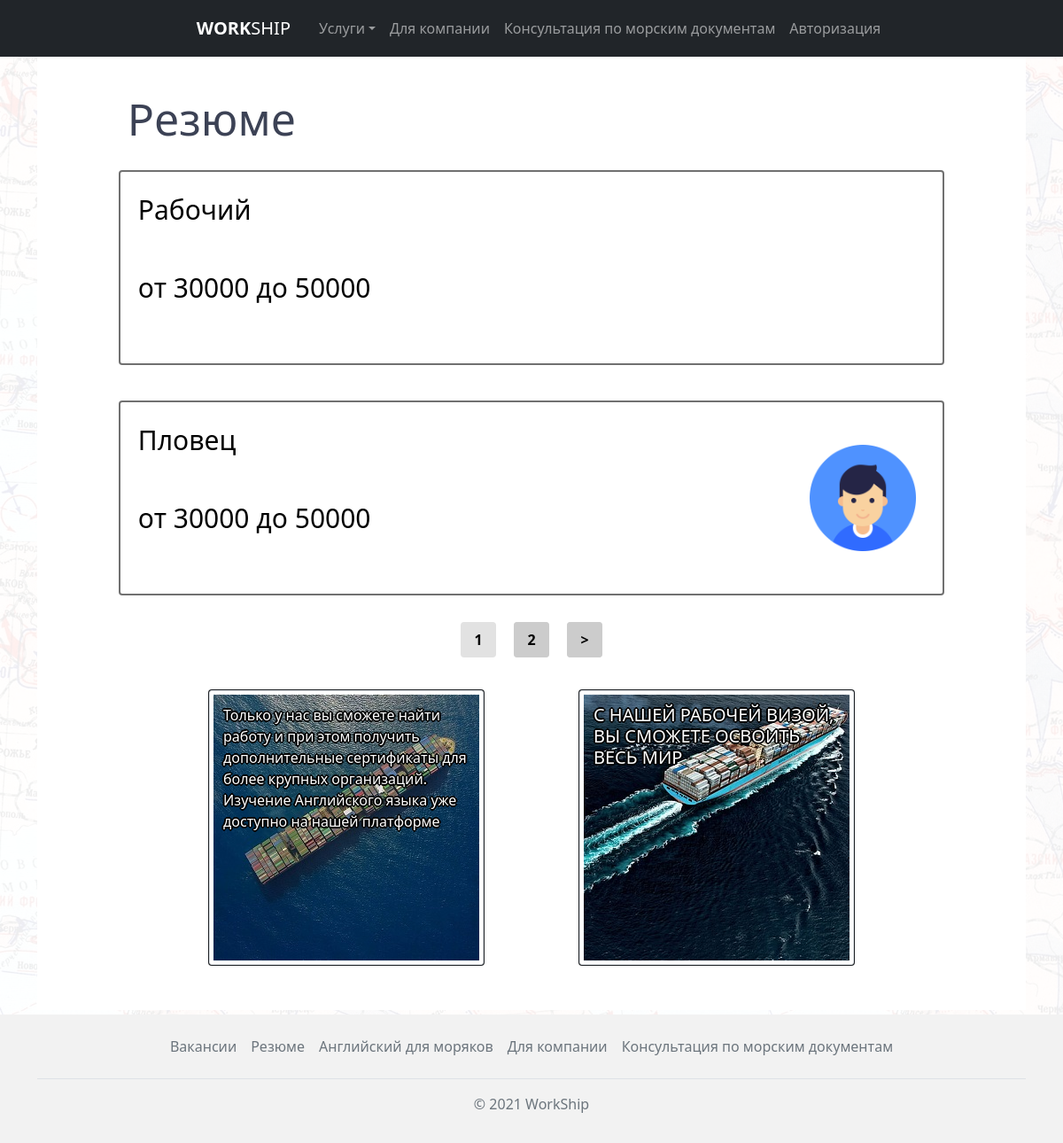
Page /summaries/ on the committed database.
### summaries/models.py (models this page shows, shortened)
class Summary(models.Model):
    user = models.ForeignKey(User, on_delete=models.CASCADE)
    name = models.CharField('Название', max_length=255)
    job = models.CharField('Должность', max_length=255)
    city = models.CharField('Город', max_length=255)
    salary_min = models.CharField('Зарплата от', max_length=255)
    salary_max = models.CharField('Зарплата до', max_length=255)
    extra = models.TextField('Дополнительно', default='Без описания')
    image = models.ImageField(upload_to=image_directory_path, storage=image_storage, default='defaultuser.png')
    time_create = models.DateTimeField('Дата создания', auto_now_add=True, null=True)
    time_update = models.DateTimeField('Дата изменения', auto_now=True, null=True)
    is_published = models.BooleanField('Публикация', default=True)
    def get_absolute_url(self):
        return reverse('summaries_detail', kwargs={'summary_id': self.pk})
    class Meta:
        verbose_name = 'Резюме'
        verbose_name_plural = 'Резюме'

### summaries/views.py (the view)
# urls.py: path('', summaries_home.as_view(), name='summaries_home'),
class summaries_home(DataMixin, ListView):
    paginate_by = 2
    model = Summary
    template_name = "summaries/summaries_home.html"
    context_object_name = 'summaries'
    def get_context_data(self, *, object_list=None, **kwargs):
        context = super().get_context_data(**kwargs)
        c_def = self.get_user_context(title="Резюме")
        return dict(list(context.items()) + list(c_def.items()))
    def get_queryset(self):
        return Summary.objects.filter(is_published=True)

### summaries/utils.py (called while the page is built)
    def get_user_context(self, **kwargs):
        context = kwargs
        return context

### summaries/templates/summaries/summaries_home.html (shortened to what this page needs)
{% extends 'main/layout.html' %}
{% load static %}
{% block content %}
<div class="container">
      <div class="wrapper">
        <div class="vacancies">
          <div class="vacancies__header">
            <h2>Резюме</h2>
          </div>
          <div class="vacancies__container">
            {% if summaries %}
              {% for summary in summaries %}
              <a href="{{ summary.get_absolute_url }}">
                  <div class="vacancy">
                    <div class="vacancy__title">{{ summary.name }}</div>
                    <div class="vacancy__salary">от {{ summary.salary_min }} до {{ summary.salary_max }}</div>
                    <div class="vacancy__logo"><img src="{{summary.image.url}}" alt=""></div>
                  </div>
              </a>
              {% endfor %}
            {% else %}
              <p>Резюме не обнаружено</p>
            {% endif %}
          </div>
          {% if page_obj.has_other_pages %}
          <nav class="vacancies__pages">
            <ul>
              {% for p in paginator.page_range %}
                {% if page_obj.number == p %}
                  <li>{{ p }}</li>
                {% elif p >= page_obj.number|add:-3 and p <= page_obj.number|add:3 %}
                  <li><a href="?page={{ p }}" >{{ p }}</a></li>
                {% endif %}
              {% endfor %}
              {% if page_obj.has_next %}
              <li><a href="?page={{ page_obj.next_page_number }}" >&gt;</a></li>
              {% endif %}
            </ul>
          </nav>
          {% endif %}
        </div>
        <div class="slider_index">
          <div class="slider_index__container">
            <div class="card bg-dark text-white">
                <img src="{%  static 'main/img/ship1.jpg' %}" class="card-img img-fluid img-thumbnail" alt="...">
                <div class="card-img-overlay">
                <p class="card-text" style="text-shadow: 2px 0 0 #000, -2px 0 0 #000, 0 2px 0 #000, 0 -2px 0 #000, 1px 1px #000, -1px -1px 0 #000, 1px -1px 0 #000, -1px 1px 0 #000;">Только у нас вы сможете найти работу и при этом получить
                дополнительные сертификаты для более крупных организаций.
                Изучение Английского языка уже доступно на нашей платформе</p>
                </div>
            </div>
            <div class="card bg-dark text-white">
                <img src="{%  static 'main/img/ship2.jpg' %}" class="card-img img-fluid img-thumbnail" alt="...">
                <div class="card-img-overlay">
                <h5 class="card-title"  style="text-shadow: 2px 0 0 #000, -2px 0 0 #000, 0 2px 0 #000, 0 -2px 0 #000, 1px 1px #000, -1px -1px 0 #000, 1px -1px 0 #000, -1px 1px 0 #000;">С НАШЕЙ РАБОЧЕЙ ВИЗОЙ, ВЫ СМОЖЕТЕ ОСВОИТЬ ВЕСЬ МИР</h5>
                </div>
            </div>
          </div>
        </div>
      </div>
</div>
{% endblock %}

### main/static/main/style/css/style.css (style rules this page uses)
* { padding: 0; margin: 0; -webkit-box-sizing: border-box; box-sizing: border-box; font-family: "Segoe UI", Tahoma, Geneva, Verdana, sans-serif; scroll-behavior: smooth; }
html, body { height: 100%; }
.wrapper { padding: 40px; height: 100%; background-color: #fff; }
.vacancies { display: block; width: 90%; margin: 0 auto; background-color: #fff; }
.vacancies__header h2 { font-weight: 400; font-size: 50px; margin-left: 10px; color: #3c4255; }
.vacancies__container { display: -webkit-box; display: -ms-flexbox; display: flex; -webkit-box-orient: vertical; -webkit-box-direction: normal; -ms-flex-direction: column; flex-direction: column; -webkit-box-pack: justify; -ms-flex-pack: justify; justify-content: space-between; }
.vacancies__container a { display: block; text-decoration: none; color: initial; width: 100%; height: 220px; margin: 20px 0; -webkit-transition: 0.2s; transition: 0.2s; }
.vacancies__container .vacancy { position: relative; display: -webkit-box; display: -ms-flexbox; display: flex; -webkit-box-orient: vertical; -webkit-box-direction: normal; -ms-flex-direction: column; flex-direction: column; -webkit-box-pack: justify; -ms-flex-pack: justify; justify-content: space-between; width: 100%; height: 100%; border: 2px solid #707070; border-radius: 4px; padding: 20px; }
.vacancies__container .vacancy__title, .vacancies__container .vacancy__salary { font-size: 30px; }
.vacancies__container .vacancy__logo { position: absolute; right: 30px; top: 50%; -webkit-transform: translateY(-50%); transform: translateY(-50%); width: 120px; height: 120px; }
.vacancies__container .vacancy__logo img { width: 100%; }
.vacancies__pages ul { display: -webkit-box; display: -ms-flexbox; display: flex; -webkit-box-pack: center; -ms-flex-pack: center; justify-content: center; list-style: none; padding: 0; }
.vacancies__pages ul li { display: block; margin: 10px; width: 40px; height: 40px; background-color: #e2e2e2; text-decoration: none; text-align: center; line-height: 40px; color: #000; font-weight: bold; border-radius: 4px; }
.vacancies__pages ul li a { display: block; width: 100%; height: 100%; -webkit-transition: color 0.2s; transition: color 0.2s; background-color: #ccc; text-decoration: none; text-align: center; line-height: 40px; color: #000; font-weight: bold; border-radius: 4px; }
.slider_index { width: 100%; padding: 10px 100px; display: -webkit-box; display: -ms-flexbox; display: flex; }
.slider_index__container { display: -webkit-box; display: -ms-flexbox; display: flex; width: 100%; -ms-flex-pack: distribute; justify-content: space-around; }

### rows in the picture
Summary: name "Рабочий", salary_min "30000", salary_max "50000"
Summary: name "Пловец", salary_min "30000", salary_max "50000", image (placeholder picture)

### other values in the picture
{{ p }} "1"
{{ p }} "2"
